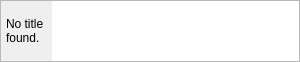
<?xml version="1.0" encoding="UTF-8"?>
<ui version="4.0">
 <class>FGameWidget</class>
 <widget class="QWidget" name="FGameWidget">
  <property name="geometry">
   <rect>
    <x>0</x>
    <y>0</y>
    <width>300</width>
    <height>62</height>
   </rect>
  </property>
  <property name="sizePolicy">
   <sizepolicy hsizetype="Maximum" vsizetype="Fixed">
    <horstretch>0</horstretch>
    <verstretch>0</verstretch>
   </sizepolicy>
  </property>
  <property name="minimumSize">
   <size>
    <width>300</width>
    <height>60</height>
   </size>
  </property>
  <property name="maximumSize">
   <size>
    <width>300</width>
    <height>62</height>
   </size>
  </property>
  <property name="baseSize">
   <size>
    <width>120</width>
    <height>150</height>
   </size>
  </property>
  <property name="windowTitle">
   <string>Form</string>
  </property>
  <layout class="QHBoxLayout" name="horizontalLayout">
   <property name="spacing">
    <number>0</number>
   </property>
   <property name="leftMargin">
    <number>0</number>
   </property>
   <property name="topMargin">
    <number>0</number>
   </property>
   <property name="rightMargin">
    <number>0</number>
   </property>
   <property name="bottomMargin">
    <number>0</number>
   </property>
   <item>
    <widget class="QFrame" name="fgwDialog_Background">
     <property name="frameShape">
      <enum>QFrame::StyledPanel</enum>
     </property>
     <property name="frameShadow">
      <enum>QFrame::Raised</enum>
     </property>
     <layout class="QHBoxLayout" name="horizontalLayout_2">
      <property name="spacing">
       <number>0</number>
      </property>
      <property name="leftMargin">
       <number>0</number>
      </property>
      <property name="topMargin">
       <number>0</number>
      </property>
      <property name="rightMargin">
       <number>0</number>
      </property>
      <property name="bottomMargin">
       <number>0</number>
      </property>
      <item>
       <widget class="QWidget" name="viewOne" native="true">
        <property name="sizePolicy">
         <sizepolicy hsizetype="Preferred" vsizetype="Fixed">
          <horstretch>0</horstretch>
          <verstretch>0</verstretch>
         </sizepolicy>
        </property>
        <property name="minimumSize">
         <size>
          <width>0</width>
          <height>60</height>
         </size>
        </property>
        <layout class="QHBoxLayout" name="horizontalLayout_3">
         <property name="spacing">
          <number>2</number>
         </property>
         <property name="leftMargin">
          <number>5</number>
         </property>
         <property name="topMargin">
          <number>0</number>
         </property>
         <property name="rightMargin">
          <number>0</number>
         </property>
         <property name="bottomMargin">
          <number>0</number>
         </property>
         <item>
          <widget class="QLabel" name="fgwDialog_GameTitle">
           <property name="text">
            <string>No title found.</string>
           </property>
           <property name="alignment">
            <set>Qt::AlignLeading|Qt::AlignLeft|Qt::AlignVCenter</set>
           </property>
           <property name="wordWrap">
            <bool>true</bool>
           </property>
          </widget>
         </item>
         <item>
          <widget class="QGraphicsView" name="gvCover">
           <property name="sizePolicy">
            <sizepolicy hsizetype="MinimumExpanding" vsizetype="Fixed">
             <horstretch>0</horstretch>
             <verstretch>0</verstretch>
            </sizepolicy>
           </property>
           <property name="minimumSize">
            <size>
             <width>45</width>
             <height>55</height>
            </size>
           </property>
           <property name="maximumSize">
            <size>
             <width>80</width>
             <height>60</height>
            </size>
           </property>
           <property name="frameShape">
            <enum>QFrame::NoFrame</enum>
           </property>
           <property name="verticalScrollBarPolicy">
            <enum>Qt::ScrollBarAlwaysOff</enum>
           </property>
           <property name="horizontalScrollBarPolicy">
            <enum>Qt::ScrollBarAlwaysOff</enum>
           </property>
          </widget>
         </item>
        </layout>
       </widget>
      </item>
      <item>
       <widget class="QGraphicsView" name="graphicsView">
        <property name="sizePolicy">
         <sizepolicy hsizetype="Expanding" vsizetype="Fixed">
          <horstretch>0</horstretch>
          <verstretch>0</verstretch>
         </sizepolicy>
        </property>
        <property name="minimumSize">
         <size>
          <width>0</width>
          <height>60</height>
         </size>
        </property>
        <property name="maximumSize">
         <size>
          <width>16777215</width>
          <height>60</height>
         </size>
        </property>
        <property name="frameShape">
         <enum>QFrame::NoFrame</enum>
        </property>
        <property name="verticalScrollBarPolicy">
         <enum>Qt::ScrollBarAlwaysOff</enum>
        </property>
        <property name="horizontalScrollBarPolicy">
         <enum>Qt::ScrollBarAlwaysOff</enum>
        </property>
       </widget>
      </item>
     </layout>
    </widget>
   </item>
  </layout>
 </widget>
 <resources/>
 <connections/>
</ui>
